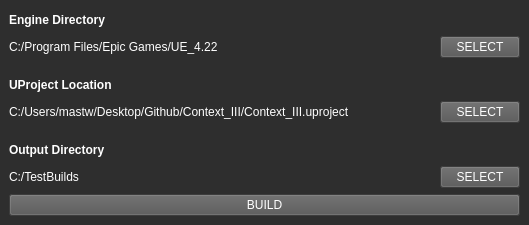
<?xml version="1.0" encoding="UTF-8"?>
<ui version="4.0">
 <class>MainWindow</class>
 <widget class="QMainWindow" name="MainWindow">
  <property name="enabled">
   <bool>true</bool>
  </property>
  <property name="geometry">
   <rect>
    <x>0</x>
    <y>0</y>
    <width>529</width>
    <height>225</height>
   </rect>
  </property>
  <property name="sizePolicy">
   <sizepolicy hsizetype="Preferred" vsizetype="Fixed">
    <horstretch>0</horstretch>
    <verstretch>0</verstretch>
   </sizepolicy>
  </property>
  <property name="minimumSize">
   <size>
    <width>400</width>
    <height>225</height>
   </size>
  </property>
  <property name="maximumSize">
   <size>
    <width>1000</width>
    <height>225</height>
   </size>
  </property>
  <property name="windowTitle">
   <string>UnrealBuilds</string>
  </property>
  <property name="styleSheet">
   <string notr="true">background-color: #2e2e2e;
color: #FFFFFF;</string>
  </property>
  <widget class="QWidget" name="centralwidget">
   <layout class="QHBoxLayout" name="horizontalLayout_2">
    <item>
     <layout class="QVBoxLayout" name="verticalLayout">
      <property name="spacing">
       <number>6</number>
      </property>
      <property name="sizeConstraint">
       <enum>QLayout::SetDefaultConstraint</enum>
      </property>
      <item>
       <widget class="QLabel" name="label_4">
        <property name="font">
         <font>
          <weight>75</weight>
          <bold>true</bold>
         </font>
        </property>
        <property name="styleSheet">
         <string notr="true">color: #FFFFFF</string>
        </property>
        <property name="text">
         <string>Engine Directory</string>
        </property>
       </widget>
      </item>
      <item>
       <layout class="QHBoxLayout" name="horizontalLayout">
        <property name="sizeConstraint">
         <enum>QLayout::SetMinimumSize</enum>
        </property>
        <property name="topMargin">
         <number>0</number>
        </property>
        <item>
         <widget class="QLabel" name="engineDir">
          <property name="styleSheet">
           <string notr="true">color: #FFFFFF</string>
          </property>
          <property name="text">
           <string>C:/Program Files/Epic Games/UE_4.22</string>
          </property>
         </widget>
        </item>
        <item>
         <widget class="QPushButton" name="pushButton_2">
          <property name="sizePolicy">
           <sizepolicy hsizetype="Fixed" vsizetype="Fixed">
            <horstretch>0</horstretch>
            <verstretch>0</verstretch>
           </sizepolicy>
          </property>
          <property name="styleSheet">
           <string notr="true">background-color: #555555</string>
          </property>
          <property name="text">
           <string>SELECT</string>
          </property>
         </widget>
        </item>
       </layout>
      </item>
      <item>
       <spacer name="verticalSpacer">
        <property name="orientation">
         <enum>Qt::Vertical</enum>
        </property>
        <property name="sizeType">
         <enum>QSizePolicy::Fixed</enum>
        </property>
        <property name="sizeHint" stdset="0">
         <size>
          <width>20</width>
          <height>10</height>
         </size>
        </property>
       </spacer>
      </item>
      <item>
       <widget class="QLabel" name="label_3">
        <property name="font">
         <font>
          <weight>75</weight>
          <bold>true</bold>
         </font>
        </property>
        <property name="styleSheet">
         <string notr="true">color: #FFFFFF</string>
        </property>
        <property name="text">
         <string>UProject Location</string>
        </property>
       </widget>
      </item>
      <item>
       <layout class="QHBoxLayout" name="horizontalLayout_3">
        <property name="sizeConstraint">
         <enum>QLayout::SetMinimumSize</enum>
        </property>
        <property name="topMargin">
         <number>0</number>
        </property>
        <item>
         <widget class="QLabel" name="projectLoc">
          <property name="styleSheet">
           <string notr="true">color: #FFFFFF</string>
          </property>
          <property name="text">
           <string>C:/Users/mastw/Desktop/Github/Context_III/Context_III.uproject</string>
          </property>
         </widget>
        </item>
        <item>
         <widget class="QPushButton" name="pushButton_4">
          <property name="sizePolicy">
           <sizepolicy hsizetype="Fixed" vsizetype="Fixed">
            <horstretch>0</horstretch>
            <verstretch>0</verstretch>
           </sizepolicy>
          </property>
          <property name="styleSheet">
           <string notr="true">background-color: #555555</string>
          </property>
          <property name="text">
           <string>SELECT</string>
          </property>
         </widget>
        </item>
       </layout>
      </item>
      <item>
       <spacer name="verticalSpacer_2">
        <property name="orientation">
         <enum>Qt::Vertical</enum>
        </property>
        <property name="sizeType">
         <enum>QSizePolicy::Fixed</enum>
        </property>
        <property name="sizeHint" stdset="0">
         <size>
          <width>20</width>
          <height>10</height>
         </size>
        </property>
       </spacer>
      </item>
      <item>
       <widget class="QLabel" name="label_5">
        <property name="font">
         <font>
          <weight>75</weight>
          <bold>true</bold>
         </font>
        </property>
        <property name="styleSheet">
         <string notr="true">color: #FFFFFF</string>
        </property>
        <property name="text">
         <string>Output Directory</string>
        </property>
       </widget>
      </item>
      <item>
       <layout class="QHBoxLayout" name="horizontalLayout_4">
        <property name="sizeConstraint">
         <enum>QLayout::SetMinimumSize</enum>
        </property>
        <property name="topMargin">
         <number>0</number>
        </property>
        <item>
         <widget class="QLabel" name="outputDir">
          <property name="styleSheet">
           <string notr="true">color: #FFFFFF</string>
          </property>
          <property name="text">
           <string>C:/TestBuilds</string>
          </property>
         </widget>
        </item>
        <item>
         <widget class="QPushButton" name="pushButton_5">
          <property name="sizePolicy">
           <sizepolicy hsizetype="Fixed" vsizetype="Fixed">
            <horstretch>0</horstretch>
            <verstretch>0</verstretch>
           </sizepolicy>
          </property>
          <property name="styleSheet">
           <string notr="true">background-color: #555555</string>
          </property>
          <property name="text">
           <string>SELECT</string>
          </property>
         </widget>
        </item>
       </layout>
      </item>
      <item>
       <widget class="QPushButton" name="pushButton">
        <property name="styleSheet">
         <string notr="true">background-color: #555555</string>
        </property>
        <property name="text">
         <string>BUILD</string>
        </property>
       </widget>
      </item>
     </layout>
    </item>
   </layout>
  </widget>
 </widget>
 <resources/>
 <connections/>
</ui>
